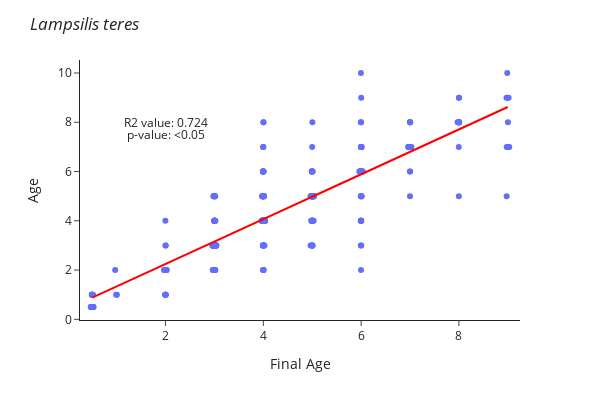

Write notebook code for a chart like this one.
### Code cell
fig = px.strip(lampsilis_melt, 
               x='Final Age', 
               y='age', 
               category_orders={"ager": ["L age", "B age", "Z age"]} )
#  Customization of y-axis
#fig.update_yaxes(range=[0, 10])

regline = sm.OLS(lampsilis_melt["age"],sm.add_constant(lampsilis_melt["Final Age"])).fit().fittedvalues


# # add linear regression line for whole sample
fig.add_traces(go.Scatter(x=lampsilis_melt["Final Age"], y=regline,
                          mode = 'lines',
                          marker_color='red',
                          name='trendline',
                          showlegend=False
                          
                            )
                          )
fig.add_annotation(x=2, y=8,
                  text="R2 value: 0.724",
                   align= "left",
                  showarrow=False)
fig.add_annotation(x=2, y=7.5,
                  text="p-value: <0.05",
                  align="left",
                  showarrow=False)
fig

# Figure layout
fig.update_layout(template='simple_white',  width=600, height=400, title='<i>Lampsilis teres</i>', yaxis_title='Age',
                   legend=dict(title='', itemclick='toggle', itemsizing='constant', #traceorder='normal',
                  bgcolor='rgba(0,0,0,0)', x=1),
                  xaxis=dict(title='Final Age', showticklabels=True, ticks='outside',)
                 )
# Make figure zoomable
config = dict({'scrollZoom': False})

fig.show(config=config)
fig.write_image("images/all_teres.png")

### Figure 1 — Plotly figure (JSON) as saved in the notebook; plotly's stock layout.template omitted (floating-point values rounded to 4 significant figures; data arrays with more than 128 entries replaced by an {"elided": "..."} marker saying what was removed)
{"data": [{"alignmentgroup": "True", "boxpoints": "all", "fillcolor": "rgba(255,255,255,0)", "hoveron": "points", "hovertemplate": "Final Age=%{x}<br>age=%{y}<extra></extra>", "legendgroup": "", "line": {"color": "rgba(255,255,255,0)"}, "marker": {"color": "#636efa"}, "name": "", "offsetgroup": "", "orientation": "v", "pointpos": 0, "showlegend": false, "type": "box", "x": {"elided": "381 float values"}, "x0": " ", "xaxis": "x", "y": {"elided": "381 float values"}, "y0": " ", "yaxis": "y"}, {"marker": {"color": "red"}, "mode": "lines", "name": "trendline", "showlegend": false, "type": "scatter", "x": {"elided": "381 float values"}, "y": {"elided": "381 float values"}}], "layout": {"annotations": [{"align": "left", "showarrow": false, "text": "R2 value: 0.724", "x": 2, "y": 8}, {"align": "left", "showarrow": false, "text": "p-value: <0.05", "x": 2, "y": 7.5}], "boxmode": "group", "height": 400, "legend": {"bgcolor": "rgba(0,0,0,0)", "itemclick": "toggle", "itemsizing": "constant", "title": {"text": ""}, "tracegroupgap": 0, "x": 1}, "margin": {"t": 60}, "title": {"text": "<i>Lampsilis teres</i>"}, "width": 600, "xaxis": {"anchor": "y", "domain": [0, 1], "showticklabels": true, "ticks": "outside", "title": {"text": "Final Age"}}, "yaxis": {"anchor": "x", "domain": [0, 1], "title": {"text": "Age"}}}}
